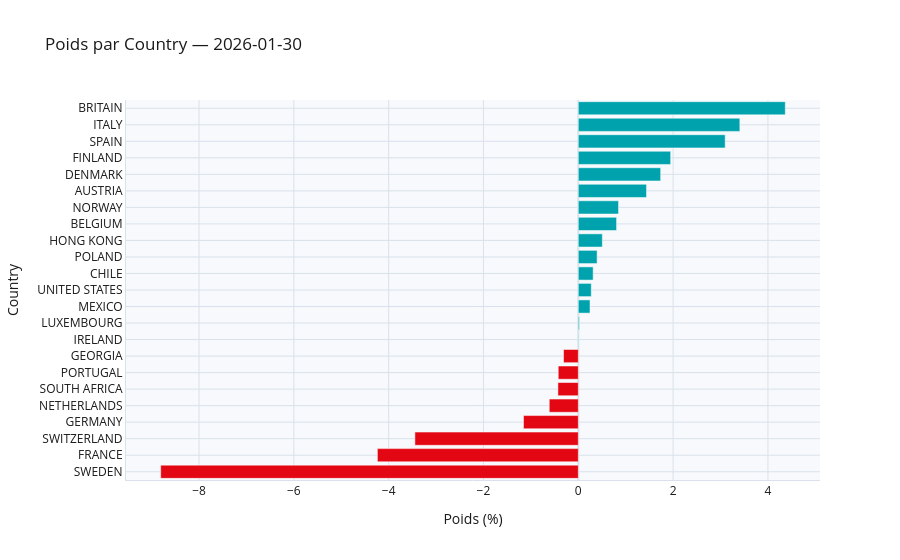

Notebook source saved alongside this figure:
### Code cell
comp_charts["Country"].show()

### Figure 1 — Plotly figure (JSON) as saved in the notebook; plotly's stock layout.template omitted (floating-point values rounded to 4 significant figures)
{"data": [{"marker": {"color": ["#E30613", "#E30613", "#E30613", "#E30613", "#E30613", "#E30613", "#E30613", "#E30613", "#00A3AD", "#00A3AD", "#00A3AD", "#00A3AD", "#00A3AD", "#00A3AD", "#00A3AD", "#00A3AD", "#00A3AD", "#00A3AD", "#00A3AD", "#00A3AD", "#00A3AD", "#00A3AD", "#00A3AD"]}, "orientation": "h", "type": "bar", "x": [-8.808, -4.238, -3.446, -1.156, -0.6128, -0.4299, -0.4233, -0.3114, 0.01108, 0.02207, 0.2469, 0.2743, 0.3137, 0.3969, 0.5071, 0.8077, 0.8488, 1.439, 1.738, 1.948, 3.098, 3.407, 4.366], "y": ["SWEDEN", "FRANCE", "SWITZERLAND", "GERMANY", "NETHERLANDS", "SOUTH AFRICA", "PORTUGAL", "GEORGIA", "IRELAND", "LUXEMBOURG", "MEXICO", "UNITED STATES", "CHILE", "POLAND", "HONG KONG", "BELGIUM", "NORWAY", "AUSTRIA", "DENMARK", "FINLAND", "SPAIN", "ITALY", "BRITAIN"]}], "layout": {"font": {"color": "#1A1A1A"}, "paper_bgcolor": "white", "plot_bgcolor": "#F7F9FC", "title": {"text": "Poids par Country — 2026-01-30"}, "xaxis": {"gridcolor": "#D9E2EC", "linecolor": "#D9E2EC", "title": {"text": "Poids (%)"}, "zerolinecolor": "#D9E2EC"}, "yaxis": {"gridcolor": "#D9E2EC", "linecolor": "#D9E2EC", "title": {"text": "Country"}, "zerolinecolor": "#D9E2EC"}}}
